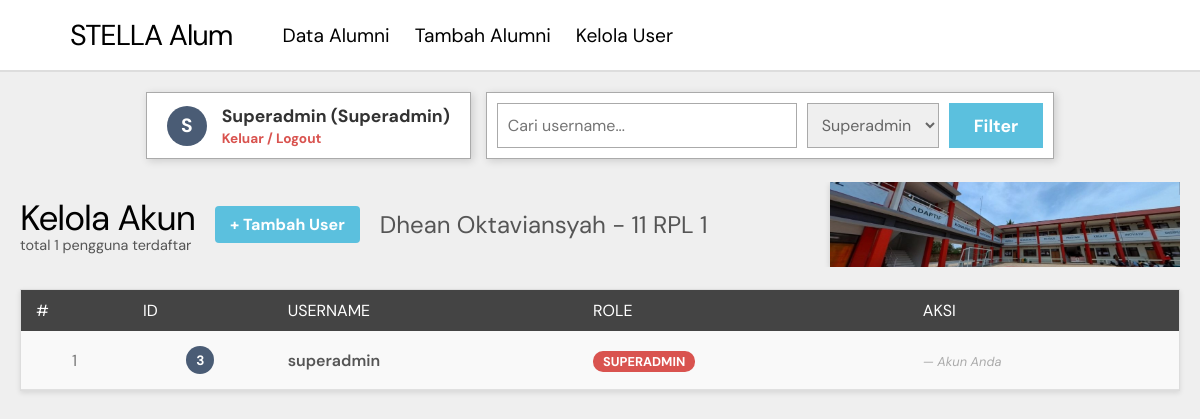
Screenshot of /users.php?role=superadmin (signed in) with the database file from the repository.
### tables this page shows
CREATE TABLE `users` (
  `user_id`  INT(11)     NOT NULL AUTO_INCREMENT,
  `username` VARCHAR(50) NOT NULL,
  `password` VARCHAR(255) NOT NULL,
  `role`     ENUM('user','admin','superadmin') NOT NULL DEFAULT 'user',
  PRIMARY KEY (`user_id`)
);

### users.php (the view, shortened to what this page needs)
<?php
require 'koneksi.php';
$search = trim($_GET['search'] ?? '');
$role   = trim($_GET['role']   ?? '');
$where  = [];
$params = [];
if ($role) {
    $where[]  = 'role = ?';
    $params[] = $role;
}
$sql = "SELECT * FROM users";
if ($where) {
    $sql .= " WHERE " . implode(' AND ', $where);
}
$sql .= " ORDER BY user_id ASC";
$stmt = $pdo->prepare($sql);
$stmt->execute($params);
$users = $stmt->fetchAll();
$total = count($users);
?>
<!DOCTYPE html>
<html lang="id">
<head>
    <link rel="stylesheet" href="style/dashboard.css?v=4">
</head>
<body>
    <nav class="navbar">
        <div class="nav-brand">
            <span class="brand-text">STELLA Alum</span>
        </div>
        <div class="nav-links">
            <a href="dashboard_admin.php" class="nav-link">Data Alumni</a>
            <a href="tambah.php" class="nav-link">Tambah Alumni</a>
            <a href="users.php" class="nav-link active">Kelola User</a>
        </div>
    </nav>
    <div class="controls-wrapper">
        <div class="user-profile">
            <div class="user-avatar">
                <?= strtoupper(substr($_SESSION['username'], 0, 1)) ?>
            </div>
            <div class="user-info">
                <span class="user-role"><?= ucfirst($_SESSION['username']) ?> (<?= ucfirst($_SESSION['role']) ?>)</span>
                <a href="logout.php" class="btn-logout-small">Keluar / Logout</a>
            </div>
        </div>
        <form method="GET" class="filter-box">
            <input type="text" name="search" placeholder="Cari username..." value="<?= htmlspecialchars($search) ?>" class="filter-input">
            <select name="role" class="filter-select">
                <option value="superadmin" <?= $role === 'superadmin' ? 'selected' : '' ?>>Superadmin</option>
            </select>
            <button type="submit" class="btn-filter">Filter</button>
        </form>
    </div>
    <main class="main-content">
        <div class="action-header">
            <div class="title-group">
                <h1 class="page-title">Kelola Akun</h1>
                <p class="page-subtitle">total <?= $total ?> pengguna terdaftar</p>
            </div>
            <div class="btn-group">
                <a href="tambah_user.php" class="btn-add">+ Tambah User</a>
            </div>
            <div class="copyright-group">
                <marquee behavior="scroll" direction="right" class="copy-text">
                    Dhean Oktaviansyah - 11 RPL 1
                </marquee>
                <img src="stella.jpeg" class="img-header-alumni" alt="Foto Sekolah">
            </div>
        </div>
        <div class="table-card">
            <?php if (empty($users)): ?>
                <div style="padding: 20px; text-align: center;">Data pengguna tidak ditemukan.</div>
            <?php else: ?>
                <table class="data-table">
                    <thead>
                        <tr>
                            <th>#</th>
                            <th>ID</th>
                            <th>USERNAME</th>
                            <th>ROLE</th>
                            <th>AKSI</th>
                        </tr>
                    </thead>
                    <tbody>
                        <?php foreach ($users as $i => $u): ?>
                            <tr>
                                <td style="text-align: center; color: #777;"><?= $i + 1 ?></td>
                                <td style="text-align: center;">
                                    <span class="badge-angkatan"><?= $u['user_id'] ?></span>
                                </td>
                                <td style="font-weight: 600; color: #555;"><?= htmlspecialchars($u['username']) ?></td>
                                <td>
                                    <?php
                                    $roleColor = match($u['role']) {
                                        'superadmin' => '#d9534f',
                                        'admin' => '#5bc0de',
                                        default => '#777'
                                    };
                                    ?>
                                    <span style="color: white; background: <?= $roleColor ?>; padding: 2px 10px; border-radius: 10px; font-size: 0.8rem; font-weight: bold;">
                                        <?= strtoupper($u['role']) ?>
                                    </span>
                                </td>
                                <td>
                                    <?php if ($u['username'] !== $_SESSION['username']): ?>
                                        <a href="edit_user.php?id=<?= $u['user_id'] ?>" class="btn-edit">Edit</a>
                                        <form method="POST" action="delete_user.php" style="display:inline;" onsubmit="return confirm('Hapus user ini?')">
                                            <input type="hidden" name="id" value="<?= $u['user_id'] ?>">
                                            <button type="submit" class="btn-delete">Hapus</button>
                                        </form>
                                    <?php else: ?>
                                        <span style="font-size: 0.8rem; color: #aaa; font-style: italic;">— Akun Anda</span>
                                    <?php endif; ?>
                                </td>
                            </tr>
                        <?php endforeach; ?>
                    </tbody>
                </table>
            <?php endif; ?>
        </div>
    </main>
</body>
</html>

### style/dashboard.css (style rules this page uses)
* { margin: 0; padding: 0; box-sizing: border-box; font-family: 'DM Sans', sans-serif; }
body { background-color: #efefef; color: #333; }
.navbar { background: #fff; display: flex; justify-content: space-between; align-items: center; padding: 15px 5%; border-bottom: 2px solid #ddd; }
.nav-brand { display: flex; align-items: center; gap: 10px; }
.brand-text { font-size: 1.8rem; font-weight: normal; color: #000; letter-spacing: -1px; }
.nav-links { display: flex; gap: 25px; margin-right: auto; margin-left: 50px; }
.nav-link { text-decoration: none; color: #000; font-size: 1.2rem; }
.controls-wrapper { display: flex; justify-content: center; align-items: stretch; gap: 15px; margin: 20px 0; }
.user-profile { background: #fff; padding: 10px 20px; display: flex; align-items: center; gap: 15px; border: 1px solid #aaa; box-shadow: 2px 2px 8px rgba(0,0,0,0.15); }
.user-avatar { background: #4a5c75; color: white; width: 40px; height: 40px; display: flex; justify-content: center; align-items: center; border-radius: 50%; font-size: 1.2rem; font-weight: bold; }
.user-info { display: flex; flex-direction: column; }
.user-role { font-weight: bold; font-size: 1.1rem; color: #333; text-transform: capitalize; }
.btn-logout-small { color: #d9534f; text-decoration: none; font-size: 0.85rem; font-weight: bold; margin-top: 3px; }
.filter-box { background: #fff; padding: 10px; display: flex; gap: 10px; border: 1px solid #aaa; box-shadow: 2px 2px 8px rgba(0,0,0,0.15); }
.filter-input { width: 300px; padding: 10px; border: 1px solid #aaa; font-size: 1rem; }
.filter-select { padding: 10px; border: 1px solid #aaa; color: #666; font-size: 1rem; }
.btn-filter { background: #5bc0de; color: white; border: none; padding: 0 25px; font-size: 1.1rem; font-weight: bold; cursor: pointer; transition: 0.2s; }
.main-content { max-width: 1200px; margin: 0 auto; padding: 0 20px 40px; }
.action-header { display: flex !important; align-items: center !important; justify-content: space-between !important; gap: 20px !important; margin-bottom: 20px !important; height: 95px !important; width: 100% !important; }
.title-group { display: flex; flex-direction: column; flex-shrink: 0 !important; }
.page-title { font-size: 2.2rem; font-weight: normal; letter-spacing: -1px; margin-bottom: -5px; color: #000; }
.page-subtitle { font-size: 0.9rem; color: #555; }
.btn-group { display: flex; flex-direction: column; gap: 5px; flex-shrink: 0 !important; }
.btn-add { background: #5bc0de; color: white; text-decoration: none; padding: 8px 15px; font-weight: bold; font-size: 1rem; display: inline-block; transition: 0.2s; border-radius: 4px; text-align: center; }
.action-header > div:nth-of-type(3) { flex-grow: 1 !important; min-width: 100px !important; display: flex !important; align-items: center !important; overflow: hidden !important; }
.copy-text { display: block !important; width: 100% !important; font-size: 1.5rem; color: #555 !important; font-weight: normal; }
.img-header-alumni { height: 95px !important; width: 350px !important; object-fit: cover !important; border-radius: 6px !important; box-shadow: 0 2px 6px rgba(0,0,0,0.1); flex-shrink: 0 !important; display: block !important; }
.table-card { background: #fff; box-shadow: 0 2px 5px rgba(0,0,0,0.1); border: 1px solid #ddd; }
.data-table { width: 100%; border-collapse: collapse; }
.data-table thead th { background: #444; color: #fff; text-align: left; padding: 10px 15px; font-weight: normal; }
.data-table tbody td { padding: 15px; border-bottom: 1px solid #e0e0e0; background: #f9f9f9; }
.badge-angkatan { background: #4a5c75; color: white; width: 28px; height: 28px; display: inline-flex; align-items: center; justify-content: center; border-radius: 50%; font-size: 0.85rem; font-weight: bold; }

### users.php (style rules this page uses)
.action-header { display: flex !important; align-items: center !important; justify-content: space-between !important; gap: 20px !important; width: 100% !important; height: 90px !important; position: relative !important; }
.title-group { flex-shrink: 0 !important; }
.btn-group { flex-shrink: 0 !important; }
.img-header-alumni { position: static !important; transform: none !important; height: 85px !important; width: 350px !important; object-fit: cover !important; border-radius: 0px !important; box-shadow: 0 2px 6px rgba(0,0,0,0.15) !important; flex-shrink: 0 !important; }

### rows the page displays
users: user_id "3", username "superadmin", role "SUPERADMIN", shows "— Akun Anda"

### other values shown
substr($_SESSION['username'], 0, 1) "S"
$_SESSION['username'] "Superadmin"
$_SESSION['role'] "Superadmin"
$total "1"
